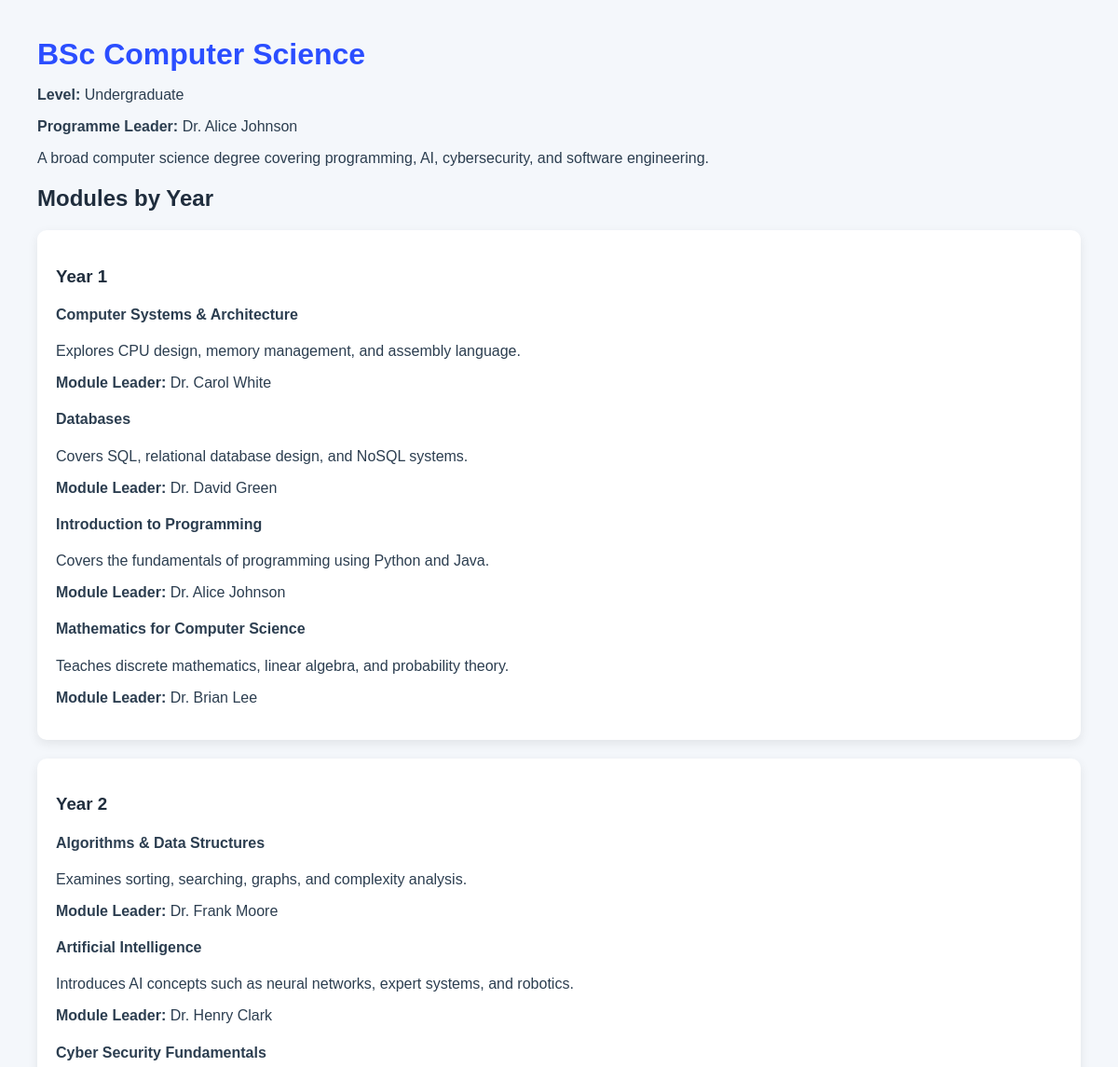
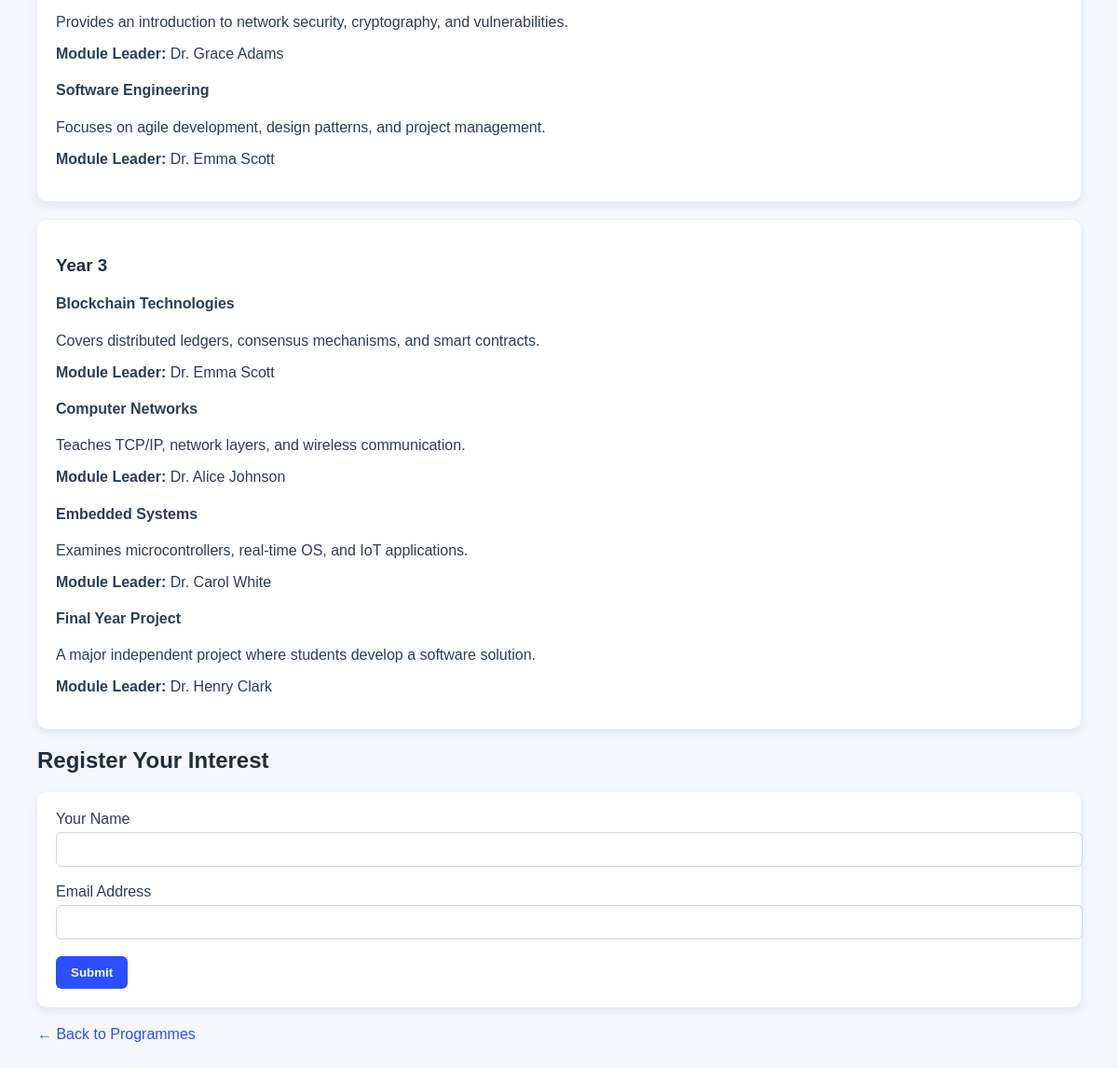
/programme.php?id=1, run on the app's committed database (2 pictures, top to bottom).
### tables this page shows
CREATE TABLE Programmes (
    ProgrammeID INTEGER PRIMARY KEY AUTO_INCREMENT,
    ProgrammeName TEXT NOT NULL,
    LevelID INTEGER,
    ProgrammeLeaderID INTEGER,
    Description TEXT,
    Image TEXT,
    FOREIGN KEY (LevelID) REFERENCES Levels(LevelID),
    FOREIGN KEY (ProgrammeLeaderID) REFERENCES Staff(StaffID)
);

CREATE TABLE Levels (
    LevelID INTEGER PRIMARY KEY,
    LevelName TEXT NOT NULL
);

CREATE TABLE Staff (
    StaffID INTEGER PRIMARY KEY,
    Name TEXT NOT NULL
);

CREATE TABLE ProgrammeModules (
    ProgrammeModuleID INTEGER PRIMARY KEY AUTO_INCREMENT,
    ProgrammeID INTEGER,
    ModuleID INTEGER,
    Year INTEGER,
    FOREIGN KEY (ProgrammeID) REFERENCES Programmes(ProgrammeID),
    FOREIGN KEY (ModuleID) REFERENCES Modules(ModuleID)
);

CREATE TABLE Modules (
    ModuleID INTEGER PRIMARY KEY,
    ModuleName TEXT NOT NULL,
    ModuleLeaderID INTEGER,
    Description TEXT,
    Image TEXT,
    FOREIGN KEY (ModuleLeaderID) REFERENCES Staff(StaffID)
);

### programme.php (the view, shortened to what this page needs)
<?php
include 'includes/db.php';
$programmeId = (int) $_GET['id'];
$backSearch = isset($_GET['search']) ? trim($_GET['search']) : '';
$backLevel = isset($_GET['level']) ? trim($_GET['level']) : '';
$backQuery = http_build_query([
    'search' => $backSearch,
    'level' => $backLevel
]);
$sqlProgramme = "SELECT p.ProgrammeID, p.ProgrammeName, p.Description, l.LevelName, s.Name AS ProgrammeLeader
                 FROM Programmes p
                 JOIN Levels l ON p.LevelID = l.LevelID
                 LEFT JOIN Staff s ON p.ProgrammeLeaderID = s.StaffID
                 WHERE p.ProgrammeID = ?";
$stmtProgramme = $conn->prepare($sqlProgramme);
$stmtProgramme->bind_param("i", $programmeId);
$stmtProgramme->execute();
$resultProgramme = $stmtProgramme->get_result();
$programme = $resultProgramme->fetch_assoc();
$sqlModules = "SELECT pm.Year, m.ModuleName, m.Description, s.Name AS ModuleLeader
               FROM ProgrammeModules pm
               JOIN Modules m ON pm.ModuleID = m.ModuleID
               LEFT JOIN Staff s ON m.ModuleLeaderID = s.StaffID
               WHERE pm.ProgrammeID = ?
               ORDER BY pm.Year, m.ModuleName";
$stmtModules = $conn->prepare($sqlModules);
$stmtModules->bind_param("i", $programmeId);
$stmtModules->execute();
$resultModules = $stmtModules->get_result();
$modulesByYear = [];
while ($row = $resultModules->fetch_assoc()) {
    $year = $row['Year'];
    $modulesByYear[$year][] = $row;
}
?>
<!DOCTYPE html>
<html>
<head>
    <link rel="stylesheet" href="assets/css/style.css">
</head>
<body>
<h1><?php echo htmlspecialchars($programme['ProgrammeName']); ?></h1>
<p><strong>Level:</strong> <?php echo htmlspecialchars($programme['LevelName']); ?></p>
<p><strong>Programme Leader:</strong> <?php echo htmlspecialchars($programme['ProgrammeLeader']); ?></p>
<p><?php echo htmlspecialchars($programme['Description']); ?></p>
<h2>Modules by Year</h2>
<?php if (!empty($modulesByYear)): ?>
    <?php foreach ($modulesByYear as $year => $modules): ?>
        <div class="programme-card">
            <h3>Year <?php echo htmlspecialchars($year); ?></h3>
            <?php foreach ($modules as $module): ?>
                <div style="margin-bottom: 15px;">
                    <h4><?php echo htmlspecialchars($module['ModuleName']); ?></h4>
                    <p><?php echo htmlspecialchars($module['Description']); ?></p>
                    <p><strong>Module Leader:</strong> <?php echo htmlspecialchars($module['ModuleLeader']); ?></p>
                </div>
            <?php endforeach; ?>
        </div>
    <?php endforeach; ?>
<?php else: ?>
    <p>No modules found for this programme.</p>
<?php endif; ?>
<h2>Register Your Interest</h2>
<form action="register_interest.php" method="POST" class="programme-card">
    <label for="student_name">Your Name</label><br>
    <input type="text" id="student_name" name="student_name" required><br><br>
    <label for="email">Email Address</label><br>
    <input type="email" id="email" name="email" required><br><br>
    <button type="submit">Submit</button>
</form>
<p><a href="index.php<?php echo !empty($backQuery) ? '?' . $backQuery : ''; ?>">← Back to Programmes</a></p>
</body>
</html>

### assets/css/style.css (style rules this page uses)
body { font-family: Arial, sans-serif; margin: 40px; background-color: #f4f7fb; color: #2c3e50; }
h1 { color: #2b4eff; margin-bottom: 10px; }
h2, h3 { color: #1f2d3d; }
.programme-card, .search-filter-box { background: white; padding: 20px; margin-bottom: 20px; border-radius: 10px; box-shadow: 0 4px 12px rgba(0, 0, 0, 0.08); transition: transform 0.2s ease, box-shadow 0.2s ease; }
input[type="text"], input[type="email"], input[type="password"], select { width: 100%; padding: 10px; border: 1px solid #ccd6e0; border-radius: 6px; margin-top: 5px; }
button, .secondary-button { display: inline-block; padding: 10px 16px; border-radius: 6px; border: none; text-decoration: none; font-weight: bold; cursor: pointer; transition: background 0.2s ease; }
button { background: #2b4eff; color: white; }
a { color: #2b4eff; text-decoration: none; font-weight: 500; }

### data on the page
programmes: ProgrammeName "BSc Computer Science", LevelID.LevelName "Undergraduate", ProgrammeLeaderID.Name "Dr. Alice Johnson", Description "A broad computer science degree covering programming, AI, cybersecurity, and software engineering."
programmemodules: ModuleID.ModuleName "Computer Systems & Architecture", ModuleID.Description "Explores CPU design, memory management, and assembly language.", staff.Name "Dr. Carol White"
programmemodules: ModuleID.ModuleName "Databases", ModuleID.Description "Covers SQL, relational database design, and NoSQL systems.", staff.Name "Dr. David Green"
programmemodules: ModuleID.ModuleName "Introduction to Programming", ModuleID.Description "Covers the fundamentals of programming using Python and Java.", staff.Name "Dr. Alice Johnson"
programmemodules: ModuleID.ModuleName "Mathematics for Computer Science", ModuleID.Description "Teaches discrete mathematics, linear algebra, and probability theory.", staff.Name "Dr. Brian Lee"
programmemodules: ModuleID.ModuleName "Algorithms & Data Structures", ModuleID.Description "Examines sorting, searching, graphs, and complexity analysis.", staff.Name "Dr. Frank Moore"
programmemodules: ModuleID.ModuleName "Artificial Intelligence", ModuleID.Description "Introduces AI concepts such as neural networks, expert systems, and robotics.", staff.Name "Dr. Henry Clark"
programmemodules: ModuleID.ModuleName "Cyber Security Fundamentals", ModuleID.Description "Provides an introduction to network security, cryptography, and vulnerabilities.", staff.Name "Dr. Grace Adams"
programmemodules: ModuleID.ModuleName "Software Engineering", ModuleID.Description "Focuses on agile development, design patterns, and project management.", staff.Name "Dr. Emma Scott"
programmemodules: Year "3", ModuleID.ModuleName "Final Year Project", ModuleID.Description "A major independent project where students develop a software solution.", staff.Name "Dr. Henry Clark"
programmemodules: ModuleID.ModuleName "Blockchain Technologies", ModuleID.Description "Covers distributed ledgers, consensus mechanisms, and smart contracts.", staff.Name "Dr. Emma Scott"
programmemodules: ModuleID.ModuleName "Computer Networks", ModuleID.Description "Teaches TCP/IP, network layers, and wireless communication.", staff.Name "Dr. Alice Johnson"
programmemodules: ModuleID.ModuleName "Embedded Systems", ModuleID.Description "Examines microcontrollers, real-time OS, and IoT applications.", staff.Name "Dr. Carol White"

### other printed values
$year "1"
$year "2"
